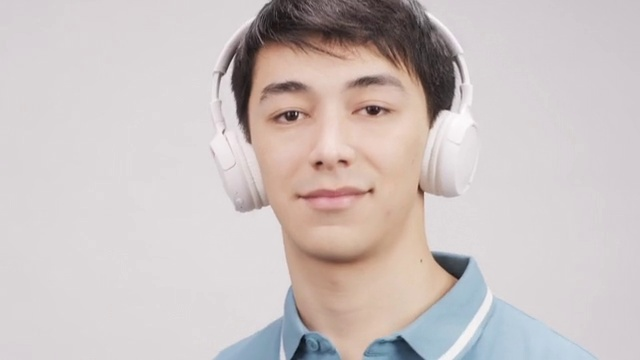
#> input picture FaceRecognition/Data/Images/2d7da60a-6bfc-11ee-913d-3c7c3f256693.jpg, 640 x 360 px
$ python FaceHaarPerformance.py -i Data/Images
#> lines starting #> are read from the running program, lines starting #| are printed output that depends on the picture
import argparse
import cv2 as cv
import os

parser = argparse.ArgumentParser(description='Haar Cascade face recognition')
parser.add_argument('--input', '-i', type=str,
                    help='Usage: Set input to a directory')
args = parser.parse_args()

if __name__ == '__main__':

    if args.input is not None:
        noOfFacesDetected = 0
        for entry in os.scandir(args.input):
            filename = os.fsdecode(entry.path)
            if filename.endswith(".jpg"):
                image = cv.imread(filename)
#> image is the input picture: shape (360, 640, 3); mean B, G, R 193.2, 194.4, 203.7
                height, width, _ = image.shape
#> height = 360; width = 640

                # Convert the image to grayscale
                gray = cv.cvtColor(image, cv.COLOR_BGR2GRAY)
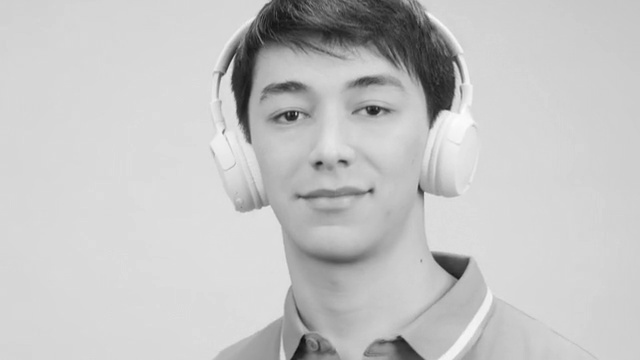
#> gray: shape (360, 640); min 15, max 253, mean 196.9

                # Load the pre-trained Haar Cascade classifier for face detection
                face_cascade = cv.CascadeClassifier(cv.data.haarcascades + 'haarcascade_frontalface_default.xml')

                # Detect faces in the image
                faces = face_cascade.detectMultiScale(gray, scaleFactor=1.01, minNeighbors=5, minSize=(20, 20))
#> faces = [[220, 24, 227, 227]]

                if len(faces)>0:
                    noOfFacesDetected = noOfFacesDetected+1
                continue
            else:
                continue
#> pass 2 of the loop `for entry in os.scandir(args.input):`:
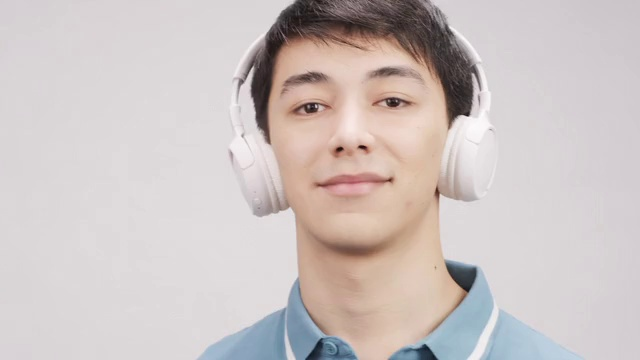
#> input picture FaceRecognition/Data/Images/28926122-6bfc-11ee-8548-3c7c3f256693.jpg, 640 x 360 px
#> image is the input picture: shape (360, 640, 3); mean B, G, R 194.1, 195.6, 204.9
#> `gray = cv.cvtColor(image, cv.COLOR_BGR2GRAY)`:
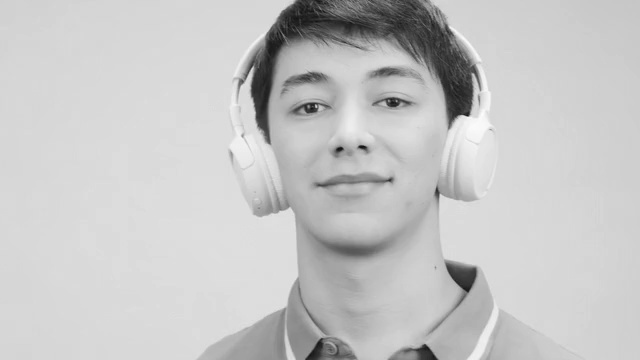
#> gray: shape (360, 640); min 18, max 253, mean 198
#> faces = [[244, 20, 218, 218]]

        print("Amount of total faces detected: " + str(noOfFacesDetected))
